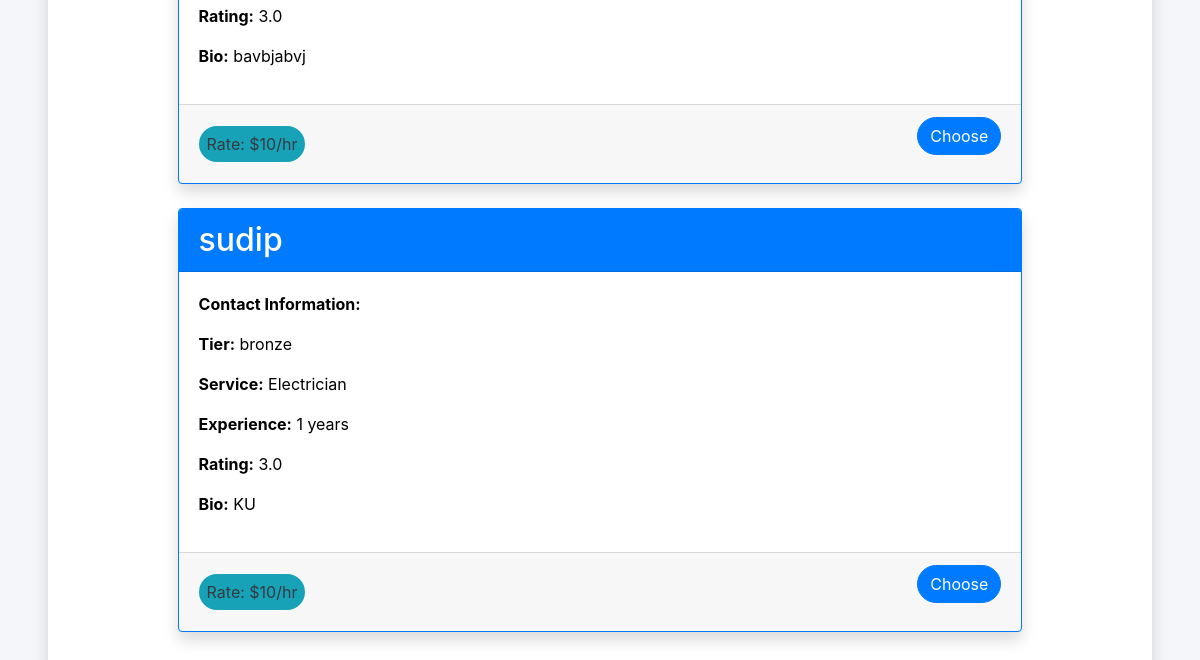
/booking/booking-submit (signed in, lower part), run on an earlier commit of the app's database.
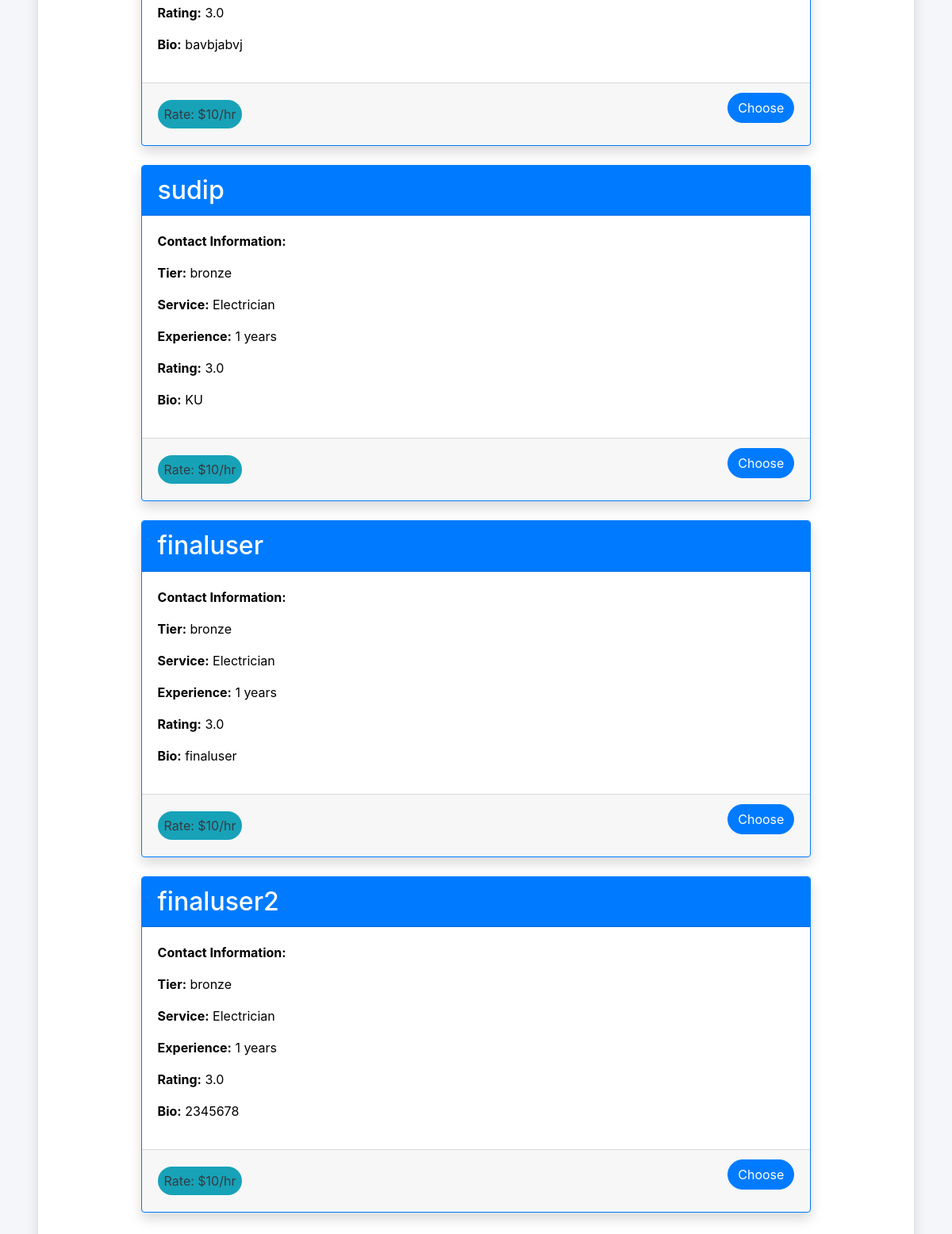
And on a later commit of the database.
### booking/models.py (models this page shows, shortened)
class Staff(models.Model):
    name = models.CharField(max_length=100)
    email = models.EmailField(
        max_length=255,
        unique=True,
        verbose_name='email address',
        default=""
    )
    contact_number = models.CharField(max_length=100)
    inquiry_message = models.TextField(default="")
    assigned_user= models.CharField(max_length=100,default="")
    timestamp = models.DateTimeField(auto_now_add=True,auto_now=False,blank=True)
    tier = models.CharField(max_length=50,default="Not assigned")
    service = models.CharField(max_length=100)
    bio = models.TextField(default='')
    experience = models.IntegerField(default='1')
    rating = models.FloatField(default='3')
    TIER_CHOICES = [
        ('bronze', 'Bronze'),
        ('silver', 'Silver'),
        ('gold', 'Gold'),
    ]
    tier = models.CharField(max_length=10, choices=TIER_CHOICES, default='bronze')

### booking/views.py (the view, shortened to what this page needs)
# urls.py: path('booking-submit', views.bookingSubmit, name='bookingSubmit'),
def bookingSubmit(request):
    user = request.user
    times = [
        "9 am",
        "10 am",
        "11 am",
        "12 pm",
        "1 pm",
        "2 pm",
        "3 pm",
        "4 pm"
    ]
    today = datetime.now()
    minDate = today.strftime('%Y-%m-%d')
    deltatime = today + timedelta(days=21)
    strdeltatime = deltatime.strftime('%Y-%m-%d')
    maxDate = strdeltatime
    day = request.session.get('day')
    service = request.session.get('service')
    print(service)
    if service == 'Plumber':
        staff_members = Staff.objects.filter(service='Plumber')
    elif service == 'Electrician':
        staff_members = Staff.objects.filter(service='Electrician')
    else:
        staff_members = Staff.objects.all()
    return render(request, 'bookingSubmit.html', {
        'times': times, 'staff': staff_members,
    })

### booking/templates/bookingSubmit.html (shortened to what this page needs)
<body>
{% load static %}
{% block body %}
<link
      href="https://cdn.jsdelivr.net/npm/bootstrap@5.2.1/dist/css/bootstrap.min.css"
      rel="stylesheet"
    />
<link rel="stylesheet" href="https://stackpath.bootstrapcdn.com/bootstrap/4.3.1/css/bootstrap.min.css">
{% if user.is_authenticated %}
<div class="shadow p-4 mb-5 bg-body rounded text-black m-5">
    <form method="post" action="{% url 'bookingSubmit' %}" class="me-2 ms-2" required>
        {% for staff_member in staff %}
       <div class="d-flex justify-content-center mb-4">
    <div class="card border-primary custom-card shadow" style="width: 80%;">
        <div class="card-header d-flex justify-content-between align-items-center bg-primary text-white">
            <h2 class="mb-0">{{ staff_member.name }}</h2>
        </div>
        <div class="card-body">
            <p><strong>Contact Information:</strong> {{ staff_member.contact_information }}</p>
            <p><strong>Tier:</strong> {{ staff_member.tier }}</p>
            <p><strong>Service:</strong> {{ staff_member.service }}</p>
            <p><strong>Experience:</strong> {{ staff_member.experience }} years</p>
            <p><strong>Rating:</strong> {{ staff_member.rating }}</p>
            <p><strong>Bio:</strong> {{ staff_member.bio }}</p>
        </div>
        <div class="card-footer d-flex justify-content-between align-items-center">
            <div>
                <span class="rate-tag rounded-pill bg-info text-dark p-2 text-black">
                    Rate:
                    {% if staff_member.tier == 'gold' %}
                    $30/hr
                    {% elif staff_member.tier == 'silver' %}
                    $20/hr
                    {% elif staff_member.tier == 'bronze' %}
                    $10/hr
                    {% else %}{
                        Not assigned
                    }
                    {% endif %}
                </span>
            </div>
<form method="POST" action="{% url 'submit_staff_data' %}" id="staffForm">
    <button type="button" class="btn btn-primary rounded-pill" data-toggle="modal" data-target="#confirmationModal">
        Choose
    </button>
</form>
        </div>
    </div>
</div>
        {% endfor %}
    </form>
</div>
{% else %}
<div class="shadow p-4 mb-5 bg-body rounded text-black m-5">
    <h1 class="p-2 me-3">First Sign in!</h1>
    <a href="{% url 'login' %}" class="btn btn-primary text-white">Sign in</a>
</div>
{% endif %}
{% endblock %}
</body>

What changed in the data, as far as the page shows it:
added Staff: name "finaluser", tier "bronze", service "Electrician", experience "1", rating "3.0", bio "finaluser", shows "$10/hr"
added Staff: name "finaluser2", tier "bronze", service "Electrician", experience "1", rating "3.0", bio "2345678", shows "$10/hr"
